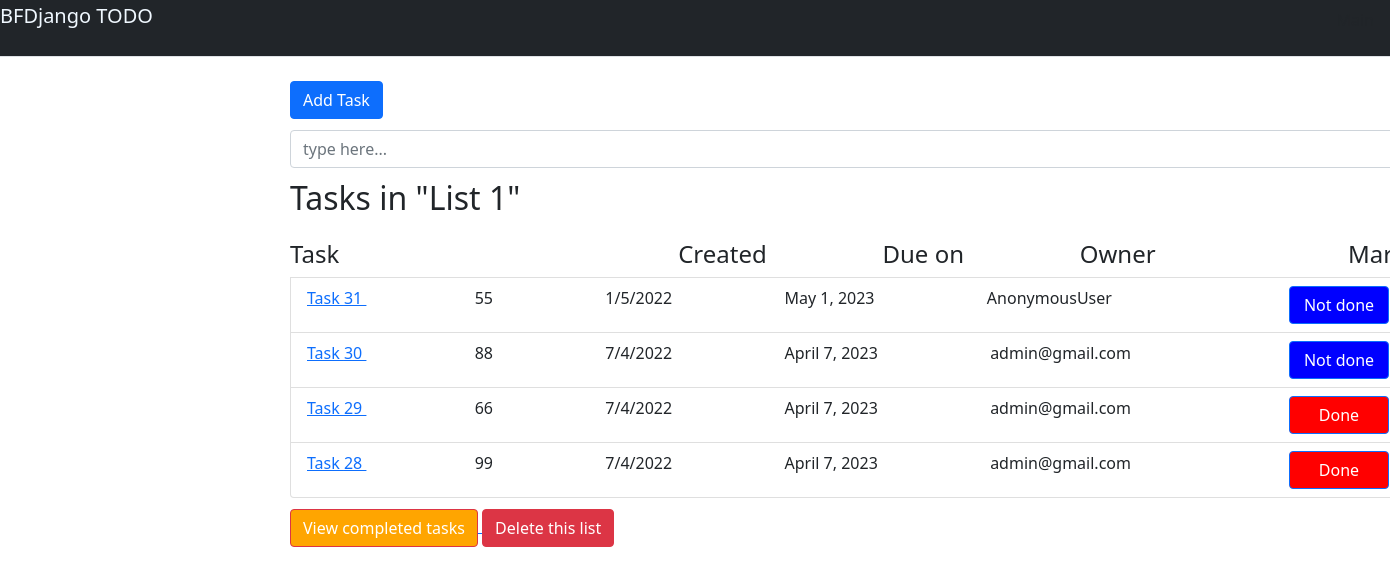
The page / on the database its author committed.
### main/models.py (models this page shows, shortened)
class TODO(models.Model):
    title = models.TextField(max_length=500)
    added_date = models.DateTimeField()
    due_on = models.DateField()
    owner = models.CharField(max_length=50, null=True)
    is_done = models.BooleanField(default=False)
    color = ColorField(default="blue")
    text_for_done_button = models.CharField(max_length=50, default="Not done")
    class Meta:
        verbose_name = 'Task'
        verbose_name_plural = 'Tasks'

### main/views.py (the view)
# urls.py: 2. Add a URL to urlpatterns:  path('', views.home, name='home')
def home(request):
    todo_items_list = TODO.objects.all().order_by("-added_date")
    return render(request, 'main/index.html', {"todo_items": todo_items_list})

### templates/main/index.html
{% extends 'main/base.html' %}
{% block content %}
    <form class="form-row" action="add_todo" method = "post">
        <button type="submit" class="btn btn-primary">Add Task</button>
        <input type="text" class="form-control" name="content" style="margin-top: 1%" id="inlineFormInputGroupUsername" placeholder="type here...">
    </form>
    <h2 style="margin-top: 1%"> Tasks in "List 1"</h2>
    <div class="row" style="margin-top: 2%">
        <div class="col">
            <ul class="list-group">
                <div>
                    <h4 style="display: inline">Task</h4>
                    <h4 style="display: inline; margin-left: 30%">Created</h4>
                    <h4 style="display: inline; margin-left: 10%">Due on</h4>
                    <h4 style="display: inline; margin-left: 10%">Owner</h4>
                    <h4 style="display: inline;float: right; margin-left: 10%">Mark</h4>
                </div>
                {% for todo_item in todo_items %}
                    <li class="list-group-item" aria-current="true" >
                       <div style="display: inline "> <a href="{% url 'main:task-detail' todo_item.id %}"> Task {{ todo_item.id }} </a>  </div>
                        <div style="display: inline ; margin-left: 10%"> {{ todo_item.title }}</div>
                        <div style="display: inline ; margin-left: 10%" > {{ todo_item.added_date.day}}/{{ todo_item.added_date.month }}/{{ todo_item.added_date.year }} </div>
                        <div style="display: inline ; margin-left: 10%"> {{ todo_item.due_on }} </div>
                        <div style="display: inline ; margin-left: 10%">  {{ todo_item.owner }} </div>
                        <div  style="display: inline; float: right; margin-left: 10%">
                           <form action="check/{{ todo_item.id }}" method="post"> <button style="background-color: {{ todo_item.color }}; width: 100px" type="submit" class="btn btn-primary" >{{ todo_item.text_for_done_button }}</button> </form>
                        </div>
                    </li>
                {% endfor %}
            </ul>
        </div>
    </div>
    <div style="margin-top: 1%">
        <a class="button" href="{% url 'main:completed_todo' %}" > <button type="button" class="btn btn-primary btn-danger " style="background-color: orange" >View completed tasks</button> </a>
        <form style="display: inline" action="delete_todo" method = "post"> <button type="submit" class="btn btn-primary btn-danger" >Delete this list</button></form>
    </div>
{% endblock content %}

### templates/main/base.html (shortened to what this page needs)
<!doctype html>
<html lang="en">
<head>
    <link rel="stylesheet" href="https://cdn.jsdelivr.net/npm/bootstrap@5.1.3/dist/css/bootstrap.min.css">
</head>
<body>
    <div class="d-flex flex-column flex-md-row align-items-center pb-3 mb-4 border-bottom bg-dark">
      <h5 style="color: aliceblue">BFDjango TODO</h5>
      <nav class="d-inline-flex mt-2 mt-md-0 ms-md-auto">
        <a class="me-3 py-2 text-dark text-decoration-none" style="color: aliceblue" href="{% url 'main:home' %}">Main</a>
      </nav>
    </div>
    <div class="container" style="margin-left: 20%">
         {% block content %}{% endblock content%}
    </div>
</body>
</html>

### rows shown on the page
TODO: id "31", title "55", added_date.day "1", added_date.month "5", added_date.year "2022", due_on "May 1, 2023", owner "AnonymousUser", text_for_done_button "Not done"
TODO: id "30", title "88", added_date.day "7", added_date.month "4", added_date.year "2022", due_on "April 7, 2023", owner "admin@gmail.com", text_for_done_button "Not done"
TODO: id "29", title "66", added_date.day "7", added_date.month "4", added_date.year "2022", due_on "April 7, 2023", owner "admin@gmail.com", text_for_done_button "Done"
TODO: id "28", title "99", added_date.day "7", added_date.month "4", added_date.year "2022", due_on "April 7, 2023", owner "admin@gmail.com", text_for_done_button "Done"
